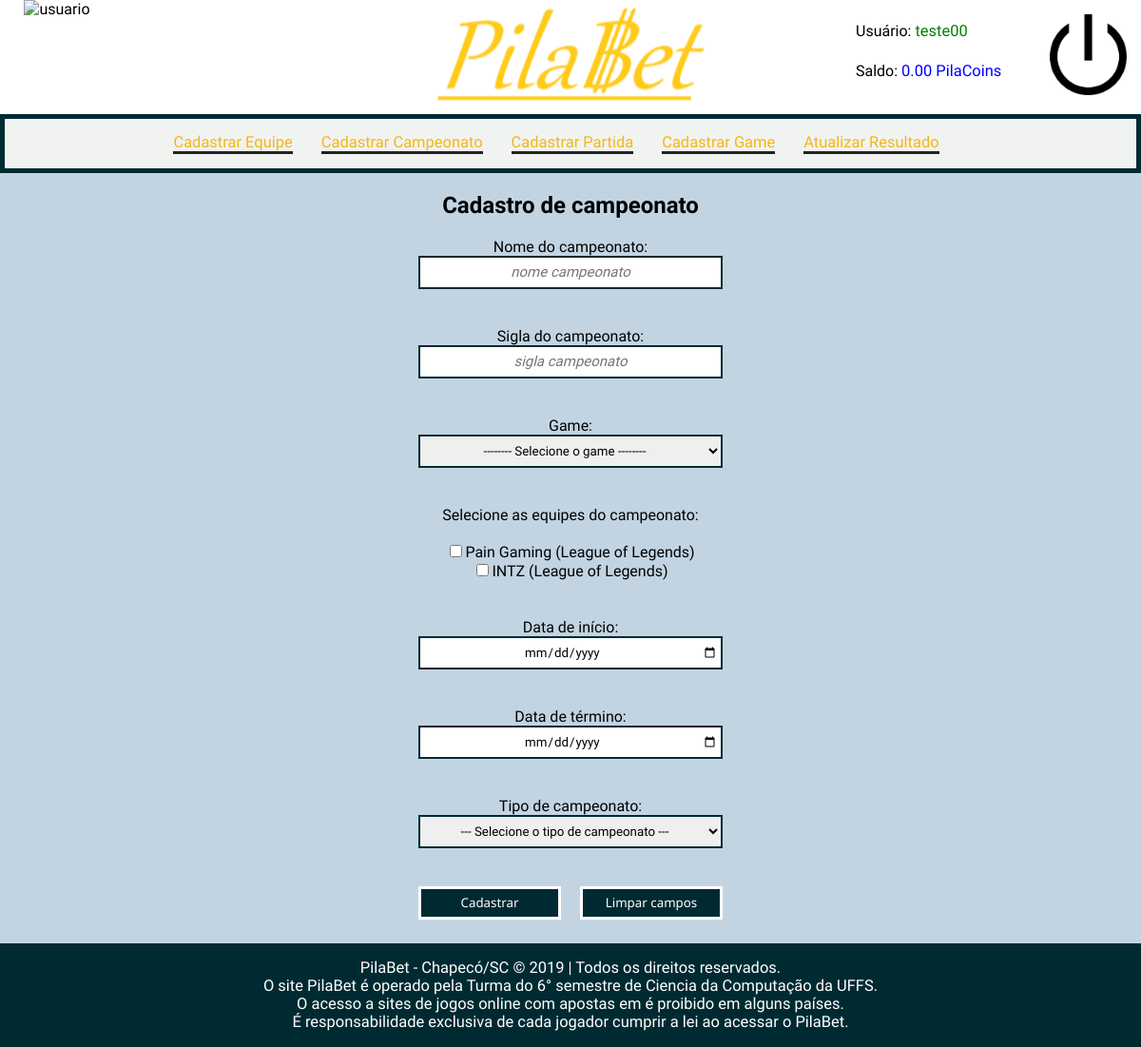
The app's page /cadastro_campeonato.php (signed in) with its own data.
### tables this page shows
CREATE TABLE equipes (
    id_equipe INTEGER auto_increment,
    nome varchar(100) not null,
    id_game INTEGER not null,
    sigla varchar(3) not null,
	constraint equipes primary key(id_equipe),
    constraint fk_equipes_games foreign key (id_game) references games(id_game)
);

CREATE TABLE games (
    id_game INTEGER auto_increment,
    nome varchar(100) not null,
	constraint games primary key(id_game)
);

### cadastro_campeonato.php (the view, shortened to what this page needs)
<?php
include "includes/header.php";
include "includes/adm.php";
$erros = array();
?>
<main>
	<div class="col-10">
		<?php
		if(!(isset($_POST['cadastrar'])) || (isset($erros) && count($erros))){
		?>
		<form action="cadastro_campeonato.php" method="post" id="form-contato">
			<div class="cadastro_campeonato">
				<h2 id="id_cadastro_campeonato">Cadastro de campeonato</h2>
				<div class="form-item">
					<label for="nome" class="label-alinhado">Nome do campeonato:</label>
					<input type="text" id="nome" name="nome" size="50" placeholder="nome campeonato"value="<?=isset($nome) ? $nome : '';?>">
					<span class="msg-erro" id="msg-nome_camp"><?=@$erros['nome'];?></span>
				</div>
				<div class="form-item">
					<label for="sigla" class="label-alinhado">Sigla do campeonato:</label>
					<input type="text" id="sigla" name="sigla" size="50" max="3" placeholder="sigla campeonato"value="<?=isset($sigla) ? $sigla : '';?>">
					<span class="msg-erro" id="msg-sigla"><?=@$erros['sigla'];?></span>
				</div>
				<div class="form-item">
					<label for="game" class="label-alinhado">Game:<br>
					<select name="game">
						<option value="">-------- Selecione o game --------</option>
					</select>
					</label>
					<span class="msg-erro" id="msg-game"><?=@$erros['tipo_game'];?></span>
				</div>
				<div class="form-item">
					<label for='equipe' class="label-alinhado_except">Selecione as equipes do campeonato:<br></label>
					<?php
						$statement = $conexao->prepare("select id_equipe, id_game, nome from equipes");
						$statement->execute();
						$assoc = $statement->get_result();
						while ($res = $assoc->fetch_assoc()){
							$statement = $conexao->prepare("select nome from games where id_game = ?");
							$statement->bind_param("i", $res['id_game']);
							$statement->execute();
							$res2 = $statement->get_result();
							$res2 = $res2->fetch_assoc();
							echo '<br><input type="checkbox" name="equipe[]" value="'.$res['id_equipe'].'"><label>'.$res['nome'].'</label> ('.$res2['nome'].')';
						}
						?>
					<br>
					<span class="msg-erro" id="msg-equipe"><?=@$erros['equipe'];?></span>
				</div>
				<div class="form-item">
					<label for="data_inicio" class="label-alinhado">Data de início:</label>
					<input type="date" id="data_inicio" name="data_inicio" value="<?=isset($data_inicio) ? $data_inicio : '';?>">
					<span class="msg-erro" id="msg-data_inicio"><?=@$erros['data_inicio'];?></span>
				</div>
				<div class="form-item">
					<label for="data_termino" class="label-alinhado">Data de término:</label>
					<input type="date" id="data_termino" name="data_termino" value="<?=isset($data_termino) ? $data_termino : '';?>">
					<span class="msg-erro" id="msg-data_termino"><?=@$erros['data_termino'];?></span>
				</div>
				<div class="form-item">
					<label for="tipo_camp" class="label-alinhado">Tipo de campeonato:<br></label>
					<select name="tipo_camp">
							<option value="">--- Selecione o tipo de campeonato ---</option>
					</select>
					<span class="msg-erro" id="msg-tipo_camp"><?=@$erros['tipo_camp'];?></span>
				</div>
				<div class="botao">
					<div class="form-item">
						<input type="submit" id="botao" value="Cadastrar" name="cadastrar">
					</div>
				</div>
				<div class="botao1">
					<div class="form-item">
						<input type="reset" value="Limpar campos" name="resetar">
					</div>
				</div>
			</div>
		</form>
		<?php
		}else{
			echo "<p>Campeonato <strong>cadastrado</strong> com sucesso! <a href='adm.php'>Clique para voltar a tela de administrador</a></p>";
		}
		?>
	</div>
</main>
<?php
include "includes/footer.php";
?>

### css/header.css (style rules this page uses)
* { box-sizing: border-box; font-family: 'Scada', sans-serif; }
body { padding: 0; margin: 0; }
.footer, .usuario-class, .logo-class, .login-class, .col-10, .botao, .botao1, .index, .asides_pfinalizadas, .asides_maisapost, .sections { float: left; }
.footer, .col-10, .botao, .index { clear: left; }
.col-10 { background-color: #c2d4e2; width: 100%; color: black; clear: left; width: 100%; display: flex; text-align: center; justify-content: center; }
.col-10 ::placeholder { font-style: italic; font-size: 15px; }
.form-item { text-align: center; }
.form-item input { text-align: center; }
.msg-erro { font-family: 'Scada', sans-serif; color: red; font-size: 0.8em; font-weight: bold; font-style: italic; text-align: center; width: 100%; height: 20px; display: block; margin-bottom: 20px; }
.label-alinhado { display: block; text-align: center; }
input, option, select { text-align-last: center; border: 2px solid #002a32; padding: 3px; color: black; height: 35px; width: 320px; font-family: 'Scada', sans-serif; }
input[type="submit"], input[type="reset"] { background-color: #002a32; color: white; padding: 3px 20px; border: 3px solid white; height: 35px; width: 150px; font-family: 'Noto Sans', sans-serif; }
.botao, .botao1 { width: 50%; display: flex; margin-bottom: 25px; }
.botao1 { padding-left: 10px; }
input[type="checkbox"] { width: initial; height: initial; }

### records on screen
equipes: nome "Pain Gaming", id_game.nome "League of Legends"
equipes: nome "INTZ", id_game.nome "League of Legends"

### other values on screen
$_SESSION["nome"] "teste00"
$_SESSION["saldo"] "0.00"
